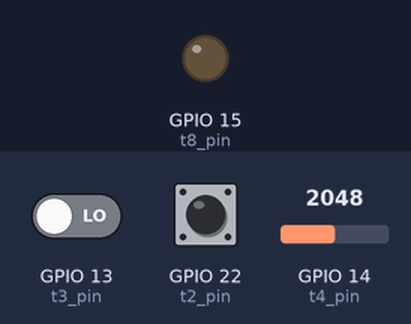
A sketch run on a simulated ESP32. Parts: output pins drawn as LEDs (lit = HIGH). The test bench sets the inputs (shaded band); at power-on: GPIO 14 (t4_pin) = 2048, GPIO 13 (t3_pin) LOW, GPIO 22 (t2_pin) HIGH. Pins used as bus, display or sensor lines are not drawn; what the sketch prints to the serial monitor is not drawn.

Above: at 1.2 s.
1.3 s: GPIO 14 (t4_pin) set to 2089
At 3.4 s:
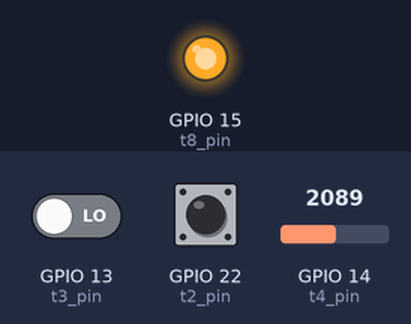
3.8 s: GPIO 14 (t4_pin) set to 2047
At 4.6 s:
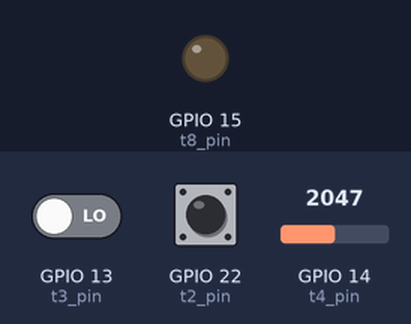
5.8 s: GPIO 14 (t4_pin) set to 2866
At 7.3 s:
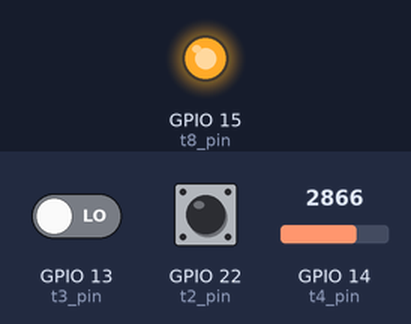
Timing chart, 0 to 8.8 s (numbered marks = the images above; inputs shaded):
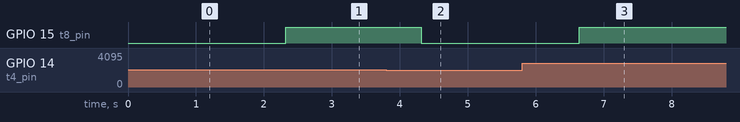

Measured:
- the behaviour switches between 2048 and 2049 on GPIO 14 (t4_pin) (found by bisection; images 0 and 1)
- after the input at 1.3 s, GPIO 15 (t8_pin): LOW → HIGH after 1.0 s
- after the input at 3.8 s, GPIO 15 (t8_pin): HIGH → LOW after 0.52 s
- after the input at 5.8 s, GPIO 15 (t8_pin): LOW → HIGH after 0.84 s

The sketch:

B31DG_Assignment2.ino
```cpp
//B31DG Assignment 2
//Ethan Thomas Hunking H00272332
//The code below is an example of a cyclic executive. It utilises
//a ticker (which acts as a clock) to implement 9 different tasks
//at different desired frequencies. A counter is linked to the
//ticker which will implement the desired task if the statement
//is true. The report attached to this code, explains this functionality.

//Begin of declaring inputs, outputs and required int/float
#include <Ticker.h>     //Includes the ticker header
Ticker periodicTicker;  //Creates a periodic ticker
int tick_counter = 0;   //counter for ticks.

#define timer_pin 32    //Pin allocation for timer output

#define t1_pin 21       //Pin allocation for Task 1

#define t2_pin 22       //Pin allocation for Task 2
int t2_state = 0;       //Button State for Task 2
int t2_debounce = 0;    //Button debounce

#define t3_pin 13       //Pin allocation for Task 3
float t3_duration1low;  //float counter for time of low
float t3_durationperiod;//float for period of waveform
int t3_frequency;       //integer wavegen frequency

#define t4_pin 14       //Pin allocation for Task 4
int t4_state = 0;       //integer for analogue value read

int t5_sto1 = 0;        //Task 5 Pre-Calc. Avg Storage 1
int t5_sto2 = 0;        //Task 5 Pre-Calc. Avg Storage 2
int t5_sto3 = 0;        //Task 5 Pre-Calc. Avg Storage 3
int t5_sto4 = 0;        //Task 5 Pre-Calc. Avg Storage 4
int t5_avg = 0;         //Task 5 Calculated Average

int error_code = 0;     //Task 7 Error Code

#define t8_pin 15       //Pin allocation for Task 8

//End of required declarations.
//Cyclic Executive Ticker Code
//Main Function. Utilises Ticker.
void periodic4ms(){
    tick_counter++;  //Increments Counter

    //Task 9 Looks for 0.2Hz
    if((tick_counter % 1250) == 0){
      task9();
      tick_counter =0;  //Resets counter after 5sec
    }
    //Task 3 Looks for 1Hz
    else if((tick_counter % 250) == 0){
      task3();
    }
    //Task 1 Looks for 31.25Hz
    else if((tick_counter % 8) == 0){
      task1();
    }
    //Task 2 Looks for 5Hz
    else if((tick_counter % 50) == 0){
      task2();
    }
    //Task 4&5 Looks for 25Hz
    else if((tick_counter % 10) == 0){
      task4();
      task5();
    }
    //Task 6 Looks for 10Hz
    else if((tick_counter % 25) == 0){
      task6();
    }
    //Task 7&8 Looks for 3Hz
    else if((tick_counter % 83) == 0){
      task7();
      task8();
    }
}     //End of Ticker Function

//Functions for each task
//Task1 watchdog 30Hz
void task1(){
  digitalWrite(t1_pin, HIGH);  //Sets Output High
  delayMicroseconds(50);       //Delays signal by 50us
  digitalWrite(t1_pin, LOW);//Sets Output Low again
}

//Task2 High/Low In 5Hz
void task2(){
  t2_debounce = t2_state;         //Saves previous status
  t2_state = digitalRead(t2_pin); //Reads state of button
  delayMicroseconds(250);         //Delays signal by 250us

  //Checking for button bouncing
  if(t2_state != digitalRead(t2_pin)){
    if(t2_state != t2_debounce){
      t2_state = 0;
    }
  }
}

//Task3 Freq In 1Hz
void task3(){
   t3_duration1low = pulseIn(t3_pin, LOW);
   t3_durationperiod = t3_duration1low *2;
   t3_frequency = (1 / (t3_durationperiod/1000))*1000;
}

//Task4 Poteniotmeter 24Hz (des.) 25Hz (expt.)
void task4(){
  digitalWrite(timer_pin, HIGH);   //High to measure time
  t4_state = analogRead(t4_pin);//Reads analog input
  digitalWrite(timer_pin, LOW);    //Low to end measure time
}

//Task5 Avg 4 Pot. 24Hz (des.) 25Hz (expt.)
void task5(){
  t5_sto4 = t5_sto3;         //Shifts values by one position
  t5_sto3 = t5_sto2;         //Shifts values by one position
  t5_sto2 = t5_sto1;         //Shifts values by one position
  t5_sto1 = t4_state;        //Shifts values by one position

  //Uses 4 values to calculate average
  t5_avg = (t5_sto4 + t5_sto3 + t5_sto2 + t5_sto1)/4;
}

//Task6 Volatile 10Hz
void task6(){
  //for loop as defined in lab sheet
  for(int C_Loop = 1; C_Loop == 1000; C_Loop++){
    __asm__ __volatile__("nop");
  }
}

//Task7 checker 3Hz
void task7(){
  //if statment as defined in lab sheet
  if(t5_avg > (4096/2)){
    error_code = 1;
  }
  else{
    error_code = 0;
  }
}

//Task8 LED 3Hz
void task8(){
  //Reads error code and sets LED high/low if error_code 1/0
  if(error_code == 1){
    digitalWrite(t8_pin, HIGH);
  }
  else{
    digitalWrite(t8_pin, LOW);
    }
}

//Task9 Print Resuts
void task9(){
  //Prints in serial a csv as defined in lab sheet
  Serial.println("");
  Serial.print(t2_state); //Prints task 2
  Serial.print(" , ");
  Serial.print(t3_frequency); //Prints task 3
  Serial.print(" , ");
  Serial.print(t5_avg); //Prints task 5
}

//End of Functions of tasks
//Setup code
void setup() {
  // put your setup code here, to run once:

  //Creates Serial Port
  Serial.begin(115200);

  //Creates 4ms ticker
  periodicTicker.attach_ms(4, periodic4ms);

  pinMode(t1_pin, OUTPUT);   //Task 1 Watchdog
  pinMode(t2_pin, INPUT);    //Task 2 Button dig. read
  pinMode(t3_pin, INPUT);    //Task 3 Square wave in.
  pinMode(t4_pin, INPUT);    //Task 4 Analogue input
  pinMode(t8_pin, OUTPUT);   //Task 8 Error LED output
  pinMode(timer_pin, OUTPUT);//Output for time testing

}

void loop() {
  //Loop is unused but kept to allow for compiling.
}
```
